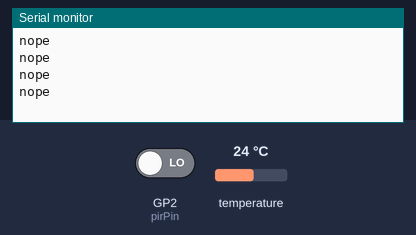
Bench run of a sketch on a simulated Raspberry Pi Pico. On the bench: the last lines printed to the serial monitor. Inputs (shaded band) come from the test bench; at power-on: GP2 (pirPin) LOW, temperature 24 °C.

Above: at 1.2 s.
1.3 s: GP2 (pirPin) driven HIGH
At 1.32 s:
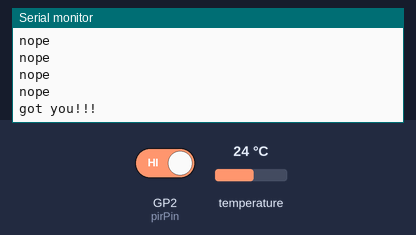
3.2 s: GP2 (pirPin) driven LOW
At 3.23 s:
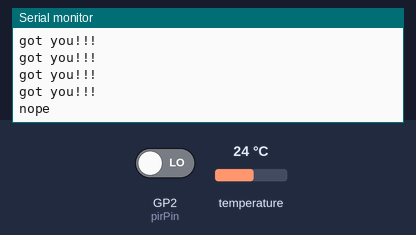
4.9 s: GP2 (pirPin) driven HIGH
At 5.03 s:
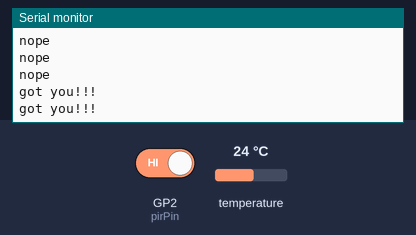
7.9 s: temperature set to 12 °C
At 7.94 s:
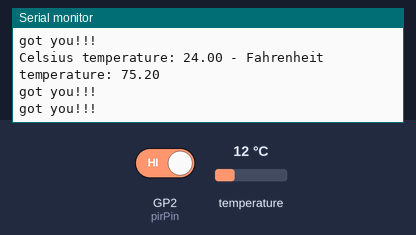
9.4 s: temperature set to 19 °C
At 9.54 s:
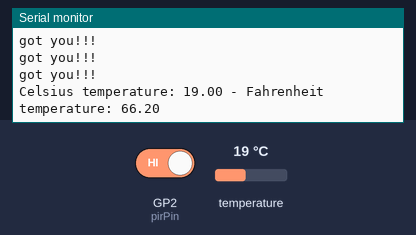
Timing chart, 0 to 11.9 s (numbered marks = the images above; inputs shaded):
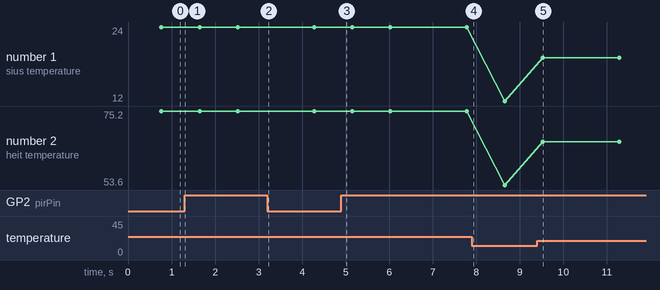

Measured:
- after the input at 1.3 s, the serial monitor: prints a new line at once (image 1)
- after the input at 9.4 s, the serial monitor: prints a new line after 0.13 s (image 5)
- plotted number 1: 24 → 12 after the input at 7.9 s, 12 → 19 after the input at 9.4 s
- plotted number 2: 75.2 → 53.6 after the input at 7.9 s, 53.6 → 66.2 after the input at 9.4 s

The sketch:

PIR-TempSensor.ino
```cpp
#include <OneWire.h>
#include <DallasTemperature.h>

// Data wire is conntec to the Arduino digital pin 4
#define ONE_WIRE_BUS 5

// Setup a oneWire instance to communicate with any OneWire devices
OneWire oneWire(ONE_WIRE_BUS);

// Pass our oneWire reference to Dallas Temperature sensor
DallasTemperature temp(&oneWire);

int pirPin = 2;                 // PIR Out pin D4

void setup()
{
  // Start serial communication for debugging purposes
  Serial.begin(9600);
  // Start up the library
  temp.begin();
}

void loop()
{
  // Call sensors.requestTemperatures() to issue a global temperature and Requests to all devices on the bus
  temp.requestTemperatures();

  Serial.print("Celsius temperature: ");
  // Why "byIndex"? You can have more than one IC on the same bus. 0 refers to the first IC on the wire
  Serial.print(temp.getTempCByIndex(0));
  Serial.print(" - Fahrenheit temperature: ");
  Serial.println(temp.getTempFByIndex(0));
  delay(100);
}

void setup1()
{
 pinMode(pirPin, INPUT);
 Serial.begin(9600);
}
void loop1()
{
  delay(100);
 if (digitalRead(pirPin) == HIGH)  // if motion detected
 {
   Serial.println("got you!!!");
 }
 else {
   Serial.println("nope");
 }
}
```
